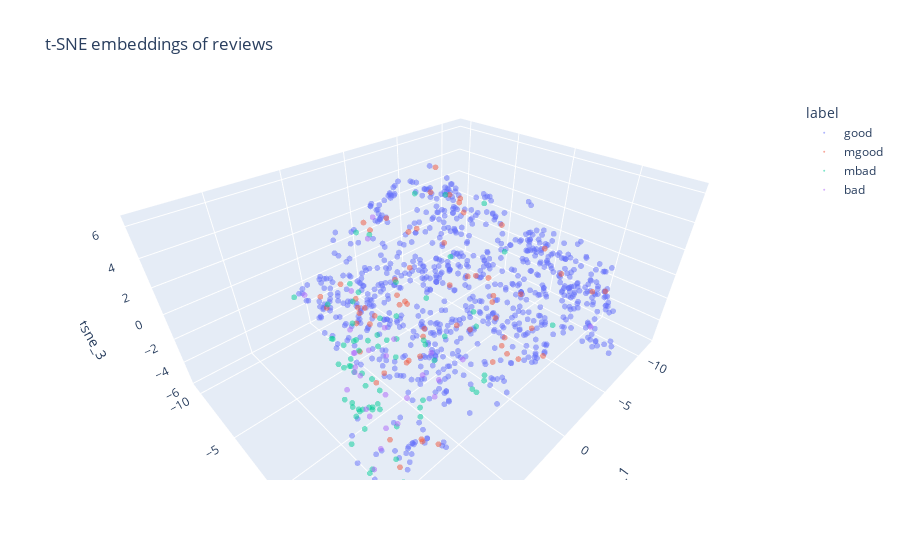

The notebook cell this image was saved under:
### Markdown cell above
Let's apply this to the misleading reviews, and then reduce down to 2 dimensions using T-SNE.

### Code cell
embeddings_df = pd.DataFrame()
embeddings_df["review_id"] = df.review_id
embeddings_df["label"] = df.label
embeddings_df = enmbeddings_features(embeddings_df)

# apply tsne to reduce to `dims` dimensions
dims = 3
embd_df = tsne_features(embeddings_df.drop(columns=["review_id", "label"], axis=1), dims=dims)
embd_df["review_id"] = embeddings_df.review_id
embd_df["label"] = embeddings_df.label

# plot 3d scatter with plotly
fig = px.scatter_3d(embd_df, x="tsne_1", y="tsne_2", z="tsne_3", color="label", title="t-SNE embeddings of reviews", )
# make size of point smaller and opaque
fig.update_traces(marker=dict(size=2, opacity=0.5))
# make inital zoom bigger
fig.update_layout(scene=dict(camera_eye=dict(x=0.9, y=0.9, z=0.9)))
fig.show()
